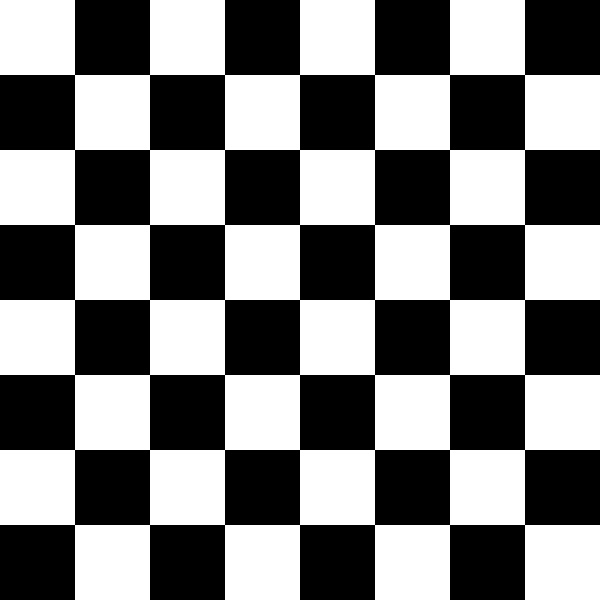
%> input picture linear filt/chess.jpg, 600 x 600 px
$ octave laplas.m   (GNU Octave 9; MATLAB toolbox functions it lacks are replaced by stand-ins)
%> lines starting %> are read from the running program, lines starting %| are printed output that depends on the picture; in (x1, y1, x2, y2) boxes, pixels count from 0 and x2, y2 are one past the last pixel; in counts of white or black regions, pixels touching at a corner belong together; the program's own positions count from 1
img=imread('chess.jpg');
%> img is the input picture: size 600x600x3 uint8; min 0, max 255, mean 127.5
%d_img=double(im2gray(img));
d_img = img;
%cernel=fspecial('laplacian',0);
cernel = [1, 1, 1; 1, -8, 1; 1, 1, 1];
%cernel = [1, 0, 1; 0, -4, 0; 1,0, 1];
res=imfilter(d_img, cernel, 'replicate');
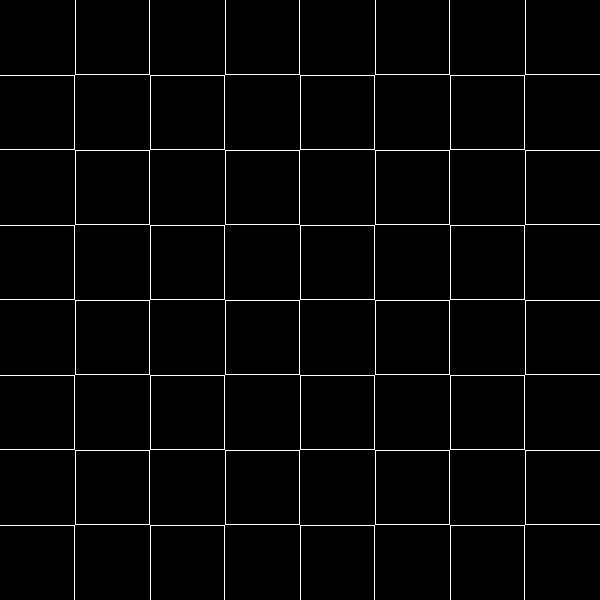
%> res: size 600x600x3 uint8; min 0, max 255, mean 6
figure("Name", "laplas chess"),imshow(res,[])


img = imread('Fig7.tif');
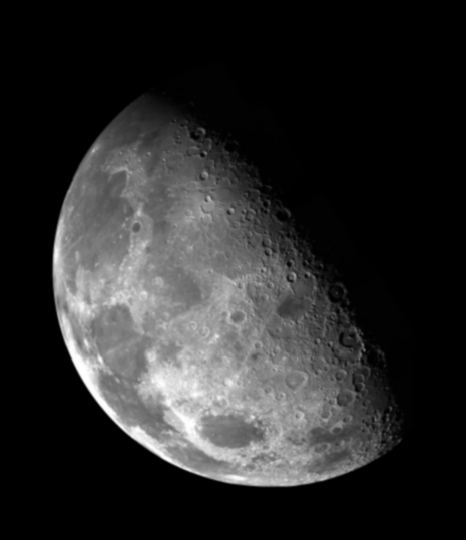
%> input picture linear filt/Fig7.tif, 466 x 540 px
%> img is the input picture: size 540x466 uint8; min 0, max 254, mean 42.7
figure("Name", "original moon"),imshow(img,[]);
%d_img=double(im2gray(img));
d_img = img;
res=imfilter(d_img, cernel, 'replicate');
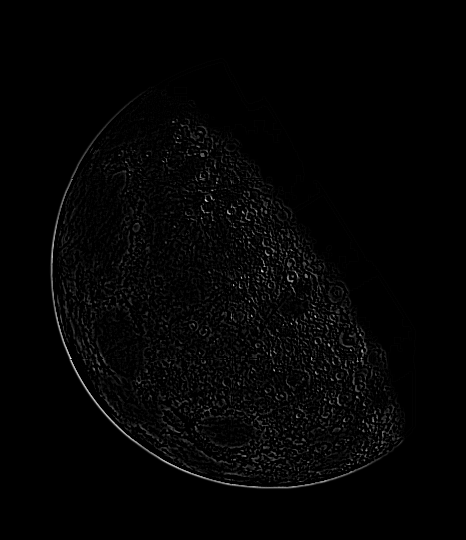
%> res: size 540x466 uint8; min 0, max 251, mean 4.1
figure("Name", "laplas moon"),imshow(res,[])

bin_res = imbinarize(res);
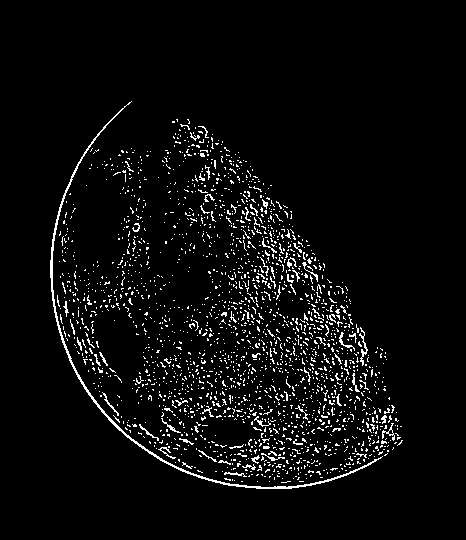
%> bin_res: size 540x466 logical; 4.6% white in thin lines or dots, all inside (x1, y1, x2, y2) = (50, 101, 403, 489)
figure("Name", "laplas moon bw"),imshow(bin_res,[])
better_img = d_img - res;
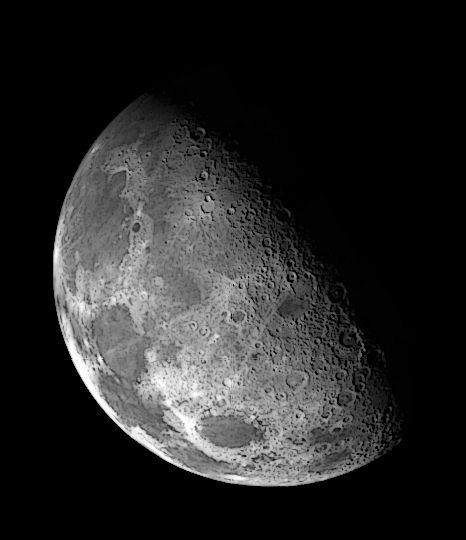
%> better_img: size 540x466 uint8; min 0, max 254, mean 39.4
figure("Name", "laplas better moon"),imshow(better_img,[])
